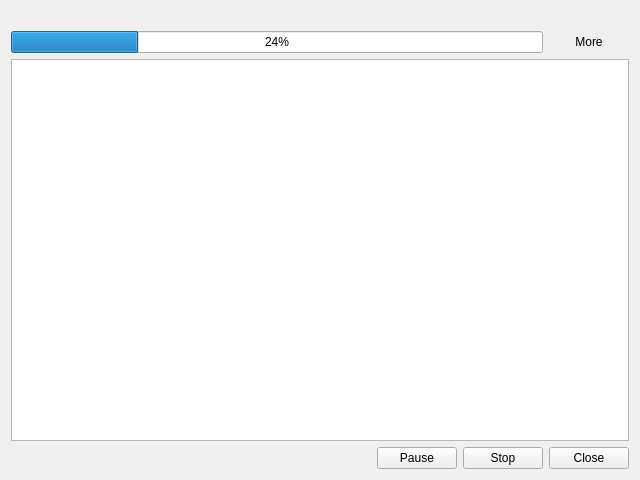
<?xml version="1.0" encoding="UTF-8"?>
<ui version="4.0">
 <class>TaskMonitor</class>
 <widget class="QDialog" name="TaskMonitor">
  <property name="geometry">
   <rect>
    <x>0</x>
    <y>0</y>
    <width>640</width>
    <height>480</height>
   </rect>
  </property>
  <property name="windowTitle">
   <string>Dialog</string>
  </property>
  <layout class="QGridLayout" name="gridLayout">
   <item row="0" column="0" colspan="2">
    <widget class="QLabel" name="statusLabel">
     <property name="text">
      <string>&lt;status&gt;</string>
     </property>
    </widget>
   </item>
   <item row="1" column="0">
    <widget class="QProgressBar" name="progressBar">
     <property name="value">
      <number>24</number>
     </property>
    </widget>
   </item>
   <item row="1" column="1">
    <widget class="QPushButton" name="moreButton">
     <property name="text">
      <string>More</string>
     </property>
     <property name="checkable">
      <bool>true</bool>
     </property>
     <property name="flat">
      <bool>true</bool>
     </property>
    </widget>
   </item>
   <item row="2" column="0" colspan="2">
    <widget class="QTreeWidget" name="resultTree">
     <attribute name="headerVisible">
      <bool>false</bool>
     </attribute>
     <column>
      <property name="text">
       <string notr="true">1</string>
      </property>
     </column>
    </widget>
   </item>
   <item row="3" column="0" colspan="2">
    <layout class="QHBoxLayout" name="horizontalLayout">
     <item>
      <spacer name="horizontalSpacer">
       <property name="orientation">
        <enum>Qt::Horizontal</enum>
       </property>
       <property name="sizeHint" stdset="0">
        <size>
         <width>40</width>
         <height>20</height>
        </size>
       </property>
      </spacer>
     </item>
     <item>
      <widget class="QPushButton" name="pauseButton">
       <property name="text">
        <string>Pause</string>
       </property>
      </widget>
     </item>
     <item>
      <widget class="QPushButton" name="stopButton">
       <property name="text">
        <string>Stop</string>
       </property>
      </widget>
     </item>
     <item>
      <widget class="QPushButton" name="closeButton">
       <property name="text">
        <string>Close</string>
       </property>
      </widget>
     </item>
    </layout>
   </item>
  </layout>
 </widget>
 <resources/>
 <connections/>
</ui>
